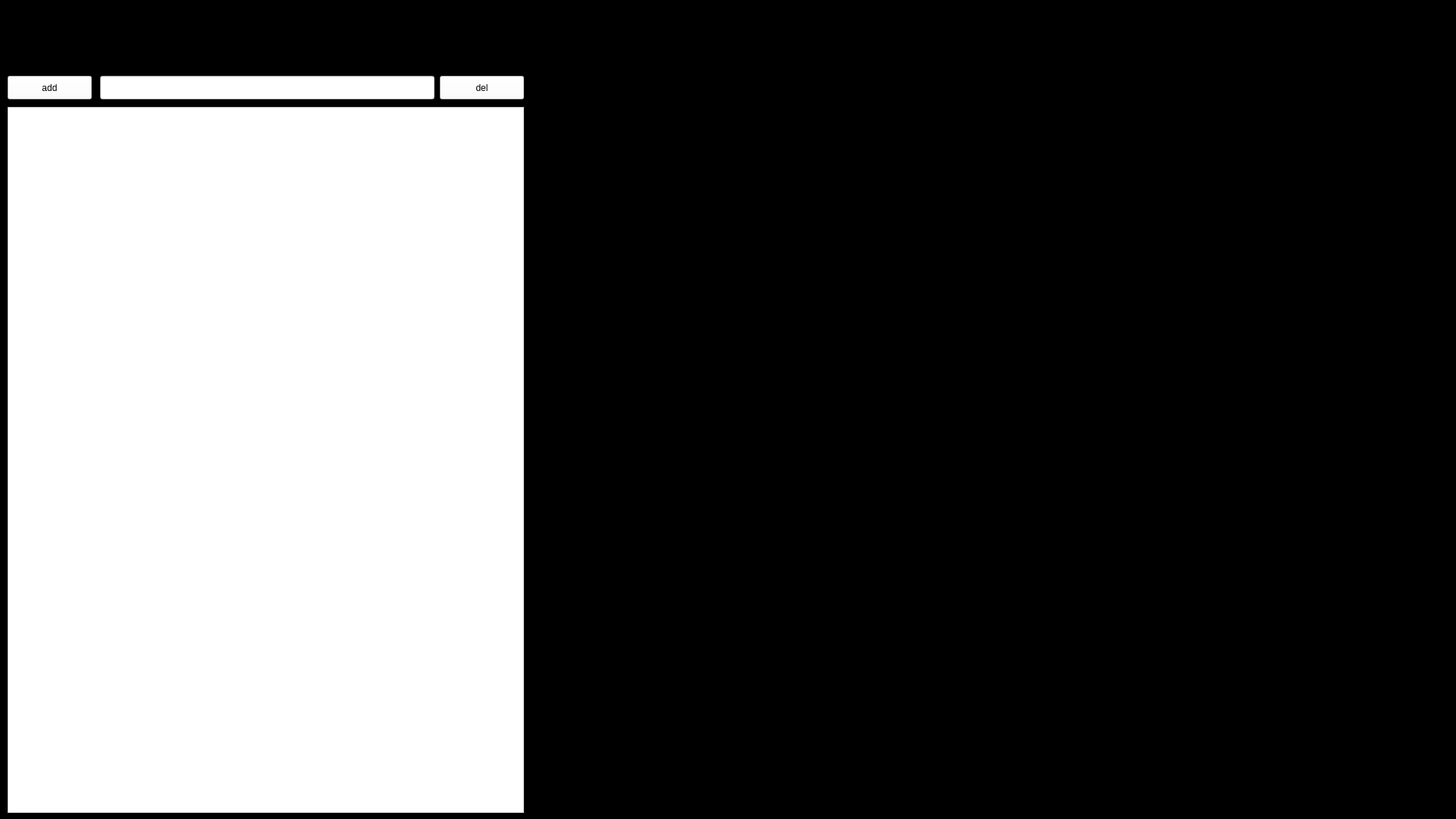
<?xml version="1.0" encoding="UTF-8"?>
<ui version="4.0">
 <class>MainWindow</class>
 <widget class="QMainWindow" name="MainWindow">
  <property name="geometry">
   <rect>
    <x>0</x>
    <y>0</y>
    <width>1920</width>
    <height>1080</height>
   </rect>
  </property>
  <property name="palette">
   <palette>
    <active>
     <colorrole role="WindowText">
      <brush brushstyle="SolidPattern">
       <color alpha="255">
        <red>255</red>
        <green>255</green>
        <blue>255</blue>
       </color>
      </brush>
     </colorrole>
     <colorrole role="Button">
      <brush brushstyle="SolidPattern">
       <color alpha="255">
        <red>0</red>
        <green>0</green>
        <blue>0</blue>
       </color>
      </brush>
     </colorrole>
     <colorrole role="Light">
      <brush brushstyle="SolidPattern">
       <color alpha="255">
        <red>0</red>
        <green>0</green>
        <blue>0</blue>
       </color>
      </brush>
     </colorrole>
     <colorrole role="Midlight">
      <brush brushstyle="SolidPattern">
       <color alpha="255">
        <red>0</red>
        <green>0</green>
        <blue>0</blue>
       </color>
      </brush>
     </colorrole>
     <colorrole role="Dark">
      <brush brushstyle="SolidPattern">
       <color alpha="255">
        <red>0</red>
        <green>0</green>
        <blue>0</blue>
       </color>
      </brush>
     </colorrole>
     <colorrole role="Mid">
      <brush brushstyle="SolidPattern">
       <color alpha="255">
        <red>0</red>
        <green>0</green>
        <blue>0</blue>
       </color>
      </brush>
     </colorrole>
     <colorrole role="Text">
      <brush brushstyle="SolidPattern">
       <color alpha="255">
        <red>255</red>
        <green>255</green>
        <blue>255</blue>
       </color>
      </brush>
     </colorrole>
     <colorrole role="BrightText">
      <brush brushstyle="SolidPattern">
       <color alpha="255">
        <red>255</red>
        <green>255</green>
        <blue>255</blue>
       </color>
      </brush>
     </colorrole>
     <colorrole role="ButtonText">
      <brush brushstyle="SolidPattern">
       <color alpha="255">
        <red>255</red>
        <green>255</green>
        <blue>255</blue>
       </color>
      </brush>
     </colorrole>
     <colorrole role="Base">
      <brush brushstyle="SolidPattern">
       <color alpha="255">
        <red>0</red>
        <green>0</green>
        <blue>0</blue>
       </color>
      </brush>
     </colorrole>
     <colorrole role="Window">
      <brush brushstyle="SolidPattern">
       <color alpha="255">
        <red>0</red>
        <green>0</green>
        <blue>0</blue>
       </color>
      </brush>
     </colorrole>
     <colorrole role="Shadow">
      <brush brushstyle="SolidPattern">
       <color alpha="255">
        <red>0</red>
        <green>0</green>
        <blue>0</blue>
       </color>
      </brush>
     </colorrole>
     <colorrole role="AlternateBase">
      <brush brushstyle="SolidPattern">
       <color alpha="255">
        <red>0</red>
        <green>0</green>
        <blue>0</blue>
       </color>
      </brush>
     </colorrole>
     <colorrole role="ToolTipBase">
      <brush brushstyle="SolidPattern">
       <color alpha="255">
        <red>255</red>
        <green>255</green>
        <blue>220</blue>
       </color>
      </brush>
     </colorrole>
     <colorrole role="ToolTipText">
      <brush brushstyle="SolidPattern">
       <color alpha="255">
        <red>0</red>
        <green>0</green>
        <blue>0</blue>
       </color>
      </brush>
     </colorrole>
     <colorrole role="PlaceholderText">
      <brush brushstyle="SolidPattern">
       <color alpha="127">
        <red>255</red>
        <green>255</green>
        <blue>255</blue>
       </color>
      </brush>
     </colorrole>
     <colorrole role="Accent">
      <brush brushstyle="SolidPattern">
       <color alpha="255">
        <red>0</red>
        <green>0</green>
        <blue>0</blue>
       </color>
      </brush>
     </colorrole>
    </active>
    <inactive>
     <colorrole role="WindowText">
      <brush brushstyle="SolidPattern">
       <color alpha="255">
        <red>255</red>
        <green>255</green>
        <blue>255</blue>
       </color>
      </brush>
     </colorrole>
     <colorrole role="Button">
      <brush brushstyle="SolidPattern">
       <color alpha="255">
        <red>0</red>
        <green>0</green>
        <blue>0</blue>
       </color>
      </brush>
     </colorrole>
     <colorrole role="Light">
      <brush brushstyle="SolidPattern">
       <color alpha="255">
        <red>0</red>
        <green>0</green>
        <blue>0</blue>
       </color>
      </brush>
     </colorrole>
     <colorrole role="Midlight">
      <brush brushstyle="SolidPattern">
       <color alpha="255">
        <red>0</red>
        <green>0</green>
        <blue>0</blue>
       </color>
      </brush>
     </colorrole>
     <colorrole role="Dark">
      <brush brushstyle="SolidPattern">
       <color alpha="255">
        <red>0</red>
        <green>0</green>
        <blue>0</blue>
       </color>
      </brush>
     </colorrole>
     <colorrole role="Mid">
      <brush brushstyle="SolidPattern">
       <color alpha="255">
        <red>0</red>
        <green>0</green>
        <blue>0</blue>
       </color>
      </brush>
     </colorrole>
     <colorrole role="Text">
      <brush brushstyle="SolidPattern">
       <color alpha="255">
        <red>255</red>
        <green>255</green>
        <blue>255</blue>
       </color>
      </brush>
     </colorrole>
     <colorrole role="BrightText">
      <brush brushstyle="SolidPattern">
       <color alpha="255">
        <red>255</red>
        <green>255</green>
        <blue>255</blue>
       </color>
      </brush>
     </colorrole>
     <colorrole role="ButtonText">
      <brush brushstyle="SolidPattern">
       <color alpha="255">
        <red>255</red>
        <green>255</green>
        <blue>255</blue>
       </color>
      </brush>
     </colorrole>
     <colorrole role="Base">
      <brush brushstyle="SolidPattern">
       <color alpha="255">
        <red>0</red>
        <green>0</green>
        <blue>0</blue>
       </color>
      </brush>
     </colorrole>
     <colorrole role="Window">
      <brush brushstyle="SolidPattern">
       <color alpha="255">
        <red>0</red>
        <green>0</green>
        <blue>0</blue>
       </color>
      </brush>
     </colorrole>
     <colorrole role="Shadow">
      <brush brushstyle="SolidPattern">
       <color alpha="255">
        <red>0</red>
        <green>0</green>
        <blue>0</blue>
       </color>
      </brush>
     </colorrole>
     <colorrole role="AlternateBase">
      <brush brushstyle="SolidPattern">
       <color alpha="255">
        <red>0</red>
        <green>0</green>
        <blue>0</blue>
       </color>
      </brush>
     </colorrole>
     <colorrole role="ToolTipBase">
      <brush brushstyle="SolidPattern">
       <color alpha="255">
        <red>255</red>
        <green>255</green>
        <blue>220</blue>
       </color>
      </brush>
     </colorrole>
     <colorrole role="ToolTipText">
      <brush brushstyle="SolidPattern">
       <color alpha="255">
        <red>0</red>
        <green>0</green>
        <blue>0</blue>
       </color>
      </brush>
     </colorrole>
     <colorrole role="PlaceholderText">
      <brush brushstyle="SolidPattern">
       <color alpha="127">
        <red>255</red>
        <green>255</green>
        <blue>255</blue>
       </color>
      </brush>
     </colorrole>
     <colorrole role="Accent">
      <brush brushstyle="SolidPattern">
       <color alpha="255">
        <red>0</red>
        <green>0</green>
        <blue>0</blue>
       </color>
      </brush>
     </colorrole>
    </inactive>
    <disabled>
     <colorrole role="WindowText">
      <brush brushstyle="SolidPattern">
       <color alpha="255">
        <red>0</red>
        <green>0</green>
        <blue>0</blue>
       </color>
      </brush>
     </colorrole>
     <colorrole role="Button">
      <brush brushstyle="SolidPattern">
       <color alpha="255">
        <red>0</red>
        <green>0</green>
        <blue>0</blue>
       </color>
      </brush>
     </colorrole>
     <colorrole role="Light">
      <brush brushstyle="SolidPattern">
       <color alpha="255">
        <red>0</red>
        <green>0</green>
        <blue>0</blue>
       </color>
      </brush>
     </colorrole>
     <colorrole role="Midlight">
      <brush brushstyle="SolidPattern">
       <color alpha="255">
        <red>0</red>
        <green>0</green>
        <blue>0</blue>
       </color>
      </brush>
     </colorrole>
     <colorrole role="Dark">
      <brush brushstyle="SolidPattern">
       <color alpha="255">
        <red>0</red>
        <green>0</green>
        <blue>0</blue>
       </color>
      </brush>
     </colorrole>
     <colorrole role="Mid">
      <brush brushstyle="SolidPattern">
       <color alpha="255">
        <red>0</red>
        <green>0</green>
        <blue>0</blue>
       </color>
      </brush>
     </colorrole>
     <colorrole role="Text">
      <brush brushstyle="SolidPattern">
       <color alpha="255">
        <red>0</red>
        <green>0</green>
        <blue>0</blue>
       </color>
      </brush>
     </colorrole>
     <colorrole role="BrightText">
      <brush brushstyle="SolidPattern">
       <color alpha="255">
        <red>255</red>
        <green>255</green>
        <blue>255</blue>
       </color>
      </brush>
     </colorrole>
     <colorrole role="ButtonText">
      <brush brushstyle="SolidPattern">
       <color alpha="255">
        <red>0</red>
        <green>0</green>
        <blue>0</blue>
       </color>
      </brush>
     </colorrole>
     <colorrole role="Base">
      <brush brushstyle="SolidPattern">
       <color alpha="255">
        <red>0</red>
        <green>0</green>
        <blue>0</blue>
       </color>
      </brush>
     </colorrole>
     <colorrole role="Window">
      <brush brushstyle="SolidPattern">
       <color alpha="255">
        <red>0</red>
        <green>0</green>
        <blue>0</blue>
       </color>
      </brush>
     </colorrole>
     <colorrole role="Shadow">
      <brush brushstyle="SolidPattern">
       <color alpha="255">
        <red>0</red>
        <green>0</green>
        <blue>0</blue>
       </color>
      </brush>
     </colorrole>
     <colorrole role="AlternateBase">
      <brush brushstyle="SolidPattern">
       <color alpha="255">
        <red>0</red>
        <green>0</green>
        <blue>0</blue>
       </color>
      </brush>
     </colorrole>
     <colorrole role="ToolTipBase">
      <brush brushstyle="SolidPattern">
       <color alpha="255">
        <red>255</red>
        <green>255</green>
        <blue>220</blue>
       </color>
      </brush>
     </colorrole>
     <colorrole role="ToolTipText">
      <brush brushstyle="SolidPattern">
       <color alpha="255">
        <red>0</red>
        <green>0</green>
        <blue>0</blue>
       </color>
      </brush>
     </colorrole>
     <colorrole role="PlaceholderText">
      <brush brushstyle="SolidPattern">
       <color alpha="127">
        <red>0</red>
        <green>0</green>
        <blue>0</blue>
       </color>
      </brush>
     </colorrole>
     <colorrole role="Accent">
      <brush brushstyle="SolidPattern">
       <color alpha="255">
        <red>0</red>
        <green>0</green>
        <blue>0</blue>
       </color>
      </brush>
     </colorrole>
    </disabled>
   </palette>
  </property>
  <property name="windowTitle">
   <string>MainWindow</string>
  </property>
  <widget class="QWidget" name="centralwidget">
   <property name="palette">
    <palette>
     <active>
      <colorrole role="WindowText">
       <brush brushstyle="SolidPattern">
        <color alpha="255">
         <red>0</red>
         <green>0</green>
         <blue>0</blue>
        </color>
       </brush>
      </colorrole>
      <colorrole role="Button">
       <brush brushstyle="SolidPattern">
        <color alpha="255">
         <red>255</red>
         <green>255</green>
         <blue>255</blue>
        </color>
       </brush>
      </colorrole>
      <colorrole role="Light">
       <brush brushstyle="SolidPattern">
        <color alpha="255">
         <red>255</red>
         <green>255</green>
         <blue>255</blue>
        </color>
       </brush>
      </colorrole>
      <colorrole role="Midlight">
       <brush brushstyle="SolidPattern">
        <color alpha="255">
         <red>255</red>
         <green>255</green>
         <blue>255</blue>
        </color>
       </brush>
      </colorrole>
      <colorrole role="Dark">
       <brush brushstyle="SolidPattern">
        <color alpha="255">
         <red>127</red>
         <green>127</green>
         <blue>127</blue>
        </color>
       </brush>
      </colorrole>
      <colorrole role="Mid">
       <brush brushstyle="SolidPattern">
        <color alpha="255">
         <red>170</red>
         <green>170</green>
         <blue>170</blue>
        </color>
       </brush>
      </colorrole>
      <colorrole role="Text">
       <brush brushstyle="SolidPattern">
        <color alpha="255">
         <red>0</red>
         <green>0</green>
         <blue>0</blue>
        </color>
       </brush>
      </colorrole>
      <colorrole role="BrightText">
       <brush brushstyle="SolidPattern">
        <color alpha="255">
         <red>255</red>
         <green>255</green>
         <blue>255</blue>
        </color>
       </brush>
      </colorrole>
      <colorrole role="ButtonText">
       <brush brushstyle="SolidPattern">
        <color alpha="255">
         <red>0</red>
         <green>0</green>
         <blue>0</blue>
        </color>
       </brush>
      </colorrole>
      <colorrole role="Base">
       <brush brushstyle="SolidPattern">
        <color alpha="255">
         <red>255</red>
         <green>255</green>
         <blue>255</blue>
        </color>
       </brush>
      </colorrole>
      <colorrole role="Window">
       <brush brushstyle="SolidPattern">
        <color alpha="255">
         <red>255</red>
         <green>255</green>
         <blue>255</blue>
        </color>
       </brush>
      </colorrole>
      <colorrole role="Shadow">
       <brush brushstyle="SolidPattern">
        <color alpha="255">
         <red>0</red>
         <green>0</green>
         <blue>0</blue>
        </color>
       </brush>
      </colorrole>
      <colorrole role="AlternateBase">
       <brush brushstyle="SolidPattern">
        <color alpha="255">
         <red>255</red>
         <green>255</green>
         <blue>255</blue>
        </color>
       </brush>
      </colorrole>
      <colorrole role="ToolTipBase">
       <brush brushstyle="SolidPattern">
        <color alpha="255">
         <red>255</red>
         <green>255</green>
         <blue>220</blue>
        </color>
       </brush>
      </colorrole>
      <colorrole role="ToolTipText">
       <brush brushstyle="SolidPattern">
        <color alpha="255">
         <red>0</red>
         <green>0</green>
         <blue>0</blue>
        </color>
       </brush>
      </colorrole>
      <colorrole role="PlaceholderText">
       <brush brushstyle="SolidPattern">
        <color alpha="127">
         <red>0</red>
         <green>0</green>
         <blue>0</blue>
        </color>
       </brush>
      </colorrole>
      <colorrole role="Accent">
       <brush brushstyle="SolidPattern">
        <color alpha="255">
         <red>255</red>
         <green>255</green>
         <blue>255</blue>
        </color>
       </brush>
      </colorrole>
     </active>
     <inactive>
      <colorrole role="WindowText">
       <brush brushstyle="SolidPattern">
        <color alpha="255">
         <red>0</red>
         <green>0</green>
         <blue>0</blue>
        </color>
       </brush>
      </colorrole>
      <colorrole role="Button">
       <brush brushstyle="SolidPattern">
        <color alpha="255">
         <red>255</red>
         <green>255</green>
         <blue>255</blue>
        </color>
       </brush>
      </colorrole>
      <colorrole role="Light">
       <brush brushstyle="SolidPattern">
        <color alpha="255">
         <red>255</red>
         <green>255</green>
         <blue>255</blue>
        </color>
       </brush>
      </colorrole>
      <colorrole role="Midlight">
       <brush brushstyle="SolidPattern">
        <color alpha="255">
         <red>255</red>
         <green>255</green>
         <blue>255</blue>
        </color>
       </brush>
      </colorrole>
      <colorrole role="Dark">
       <brush brushstyle="SolidPattern">
        <color alpha="255">
         <red>127</red>
         <green>127</green>
         <blue>127</blue>
        </color>
       </brush>
      </colorrole>
      <colorrole role="Mid">
       <brush brushstyle="SolidPattern">
        <color alpha="255">
         <red>170</red>
         <green>170</green>
         <blue>170</blue>
        </color>
       </brush>
      </colorrole>
      <colorrole role="Text">
       <brush brushstyle="SolidPattern">
        <color alpha="255">
         <red>0</red>
         <green>0</green>
         <blue>0</blue>
        </color>
       </brush>
      </colorrole>
      <colorrole role="BrightText">
       <brush brushstyle="SolidPattern">
        <color alpha="255">
         <red>255</red>
         <green>255</green>
         <blue>255</blue>
        </color>
       </brush>
      </colorrole>
      <colorrole role="ButtonText">
       <brush brushstyle="SolidPattern">
        <color alpha="255">
         <red>0</red>
         <green>0</green>
         <blue>0</blue>
        </color>
       </brush>
      </colorrole>
      <colorrole role="Base">
       <brush brushstyle="SolidPattern">
        <color alpha="255">
         <red>255</red>
         <green>255</green>
         <blue>255</blue>
        </color>
       </brush>
      </colorrole>
      <colorrole role="Window">
       <brush brushstyle="SolidPattern">
        <color alpha="255">
         <red>255</red>
         <green>255</green>
         <blue>255</blue>
        </color>
       </brush>
      </colorrole>
      <colorrole role="Shadow">
       <brush brushstyle="SolidPattern">
        <color alpha="255">
         <red>0</red>
         <green>0</green>
         <blue>0</blue>
        </color>
       </brush>
      </colorrole>
      <colorrole role="AlternateBase">
       <brush brushstyle="SolidPattern">
        <color alpha="255">
         <red>255</red>
         <green>255</green>
         <blue>255</blue>
        </color>
       </brush>
      </colorrole>
      <colorrole role="ToolTipBase">
       <brush brushstyle="SolidPattern">
        <color alpha="255">
         <red>255</red>
         <green>255</green>
         <blue>220</blue>
        </color>
       </brush>
      </colorrole>
      <colorrole role="ToolTipText">
       <brush brushstyle="SolidPattern">
        <color alpha="255">
         <red>0</red>
         <green>0</green>
         <blue>0</blue>
        </color>
       </brush>
      </colorrole>
      <colorrole role="PlaceholderText">
       <brush brushstyle="SolidPattern">
        <color alpha="127">
         <red>0</red>
         <green>0</green>
         <blue>0</blue>
        </color>
       </brush>
      </colorrole>
      <colorrole role="Accent">
       <brush brushstyle="SolidPattern">
        <color alpha="255">
         <red>255</red>
         <green>255</green>
         <blue>255</blue>
        </color>
       </brush>
      </colorrole>
     </inactive>
     <disabled>
      <colorrole role="WindowText">
       <brush brushstyle="SolidPattern">
        <color alpha="255">
         <red>127</red>
         <green>127</green>
         <blue>127</blue>
        </color>
       </brush>
      </colorrole>
      <colorrole role="Button">
       <brush brushstyle="SolidPattern">
        <color alpha="255">
         <red>255</red>
         <green>255</green>
         <blue>255</blue>
        </color>
       </brush>
      </colorrole>
      <colorrole role="Light">
       <brush brushstyle="SolidPattern">
        <color alpha="255">
         <red>255</red>
         <green>255</green>
         <blue>255</blue>
        </color>
       </brush>
      </colorrole>
      <colorrole role="Midlight">
       <brush brushstyle="SolidPattern">
        <color alpha="255">
         <red>255</red>
         <green>255</green>
         <blue>255</blue>
        </color>
       </brush>
      </colorrole>
      <colorrole role="Dark">
       <brush brushstyle="SolidPattern">
        <color alpha="255">
         <red>127</red>
         <green>127</green>
         <blue>127</blue>
        </color>
       </brush>
      </colorrole>
      <colorrole role="Mid">
       <brush brushstyle="SolidPattern">
        <color alpha="255">
         <red>170</red>
         <green>170</green>
         <blue>170</blue>
        </color>
       </brush>
      </colorrole>
      <colorrole role="Text">
       <brush brushstyle="SolidPattern">
        <color alpha="255">
         <red>127</red>
         <green>127</green>
         <blue>127</blue>
        </color>
       </brush>
      </colorrole>
      <colorrole role="BrightText">
       <brush brushstyle="SolidPattern">
        <color alpha="255">
         <red>255</red>
         <green>255</green>
         <blue>255</blue>
        </color>
       </brush>
      </colorrole>
      <colorrole role="ButtonText">
       <brush brushstyle="SolidPattern">
        <color alpha="255">
         <red>127</red>
         <green>127</green>
         <blue>127</blue>
        </color>
       </brush>
      </colorrole>
      <colorrole role="Base">
       <brush brushstyle="SolidPattern">
        <color alpha="255">
         <red>255</red>
         <green>255</green>
         <blue>255</blue>
        </color>
       </brush>
      </colorrole>
      <colorrole role="Window">
       <brush brushstyle="SolidPattern">
        <color alpha="255">
         <red>255</red>
         <green>255</green>
         <blue>255</blue>
        </color>
       </brush>
      </colorrole>
      <colorrole role="Shadow">
       <brush brushstyle="SolidPattern">
        <color alpha="255">
         <red>0</red>
         <green>0</green>
         <blue>0</blue>
        </color>
       </brush>
      </colorrole>
      <colorrole role="AlternateBase">
       <brush brushstyle="SolidPattern">
        <color alpha="255">
         <red>255</red>
         <green>255</green>
         <blue>255</blue>
        </color>
       </brush>
      </colorrole>
      <colorrole role="ToolTipBase">
       <brush brushstyle="SolidPattern">
        <color alpha="255">
         <red>255</red>
         <green>255</green>
         <blue>220</blue>
        </color>
       </brush>
      </colorrole>
      <colorrole role="ToolTipText">
       <brush brushstyle="SolidPattern">
        <color alpha="255">
         <red>0</red>
         <green>0</green>
         <blue>0</blue>
        </color>
       </brush>
      </colorrole>
      <colorrole role="PlaceholderText">
       <brush brushstyle="SolidPattern">
        <color alpha="127">
         <red>127</red>
         <green>127</green>
         <blue>127</blue>
        </color>
       </brush>
      </colorrole>
      <colorrole role="Accent">
       <brush brushstyle="SolidPattern">
        <color alpha="255">
         <red>255</red>
         <green>255</green>
         <blue>255</blue>
        </color>
       </brush>
      </colorrole>
     </disabled>
    </palette>
   </property>
   <widget class="QPushButton" name="addButton">
    <property name="geometry">
     <rect>
      <x>10</x>
      <y>100</y>
      <width>111</width>
      <height>31</height>
     </rect>
    </property>
    <property name="text">
     <string>add</string>
    </property>
   </widget>
   <widget class="QListWidget" name="listWidget">
    <property name="geometry">
     <rect>
      <x>10</x>
      <y>141</y>
      <width>681</width>
      <height>931</height>
     </rect>
    </property>
   </widget>
   <widget class="QPushButton" name="deleteButton">
    <property name="geometry">
     <rect>
      <x>580</x>
      <y>100</y>
      <width>111</width>
      <height>31</height>
     </rect>
    </property>
    <property name="text">
     <string>del</string>
    </property>
   </widget>
   <widget class="QLineEdit" name="lineEdit">
    <property name="geometry">
     <rect>
      <x>132</x>
      <y>100</y>
      <width>441</width>
      <height>31</height>
     </rect>
    </property>
   </widget>
  </widget>
 </widget>
 <resources/>
 <connections/>
</ui>
